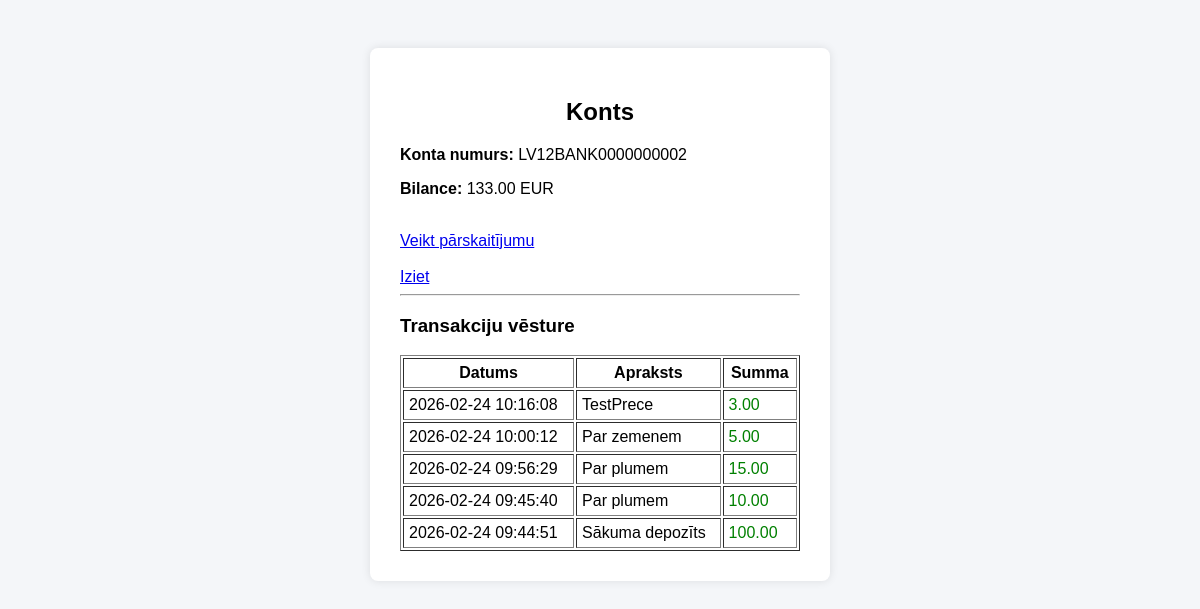
The app's page /dashboard.php (signed in) with its own data.
### tables this page shows
CREATE TABLE `users` (
  `id` int(11) NOT NULL,
  `email` varchar(100) DEFAULT NULL,
  `password` varchar(255) DEFAULT NULL,
  `account_number` varchar(50) DEFAULT NULL
);

CREATE TABLE `transactions` (
  `id` int(11) NOT NULL,
  `user_id` int(11) DEFAULT NULL,
  `amount` decimal(10,2) DEFAULT NULL,
  `description` varchar(255) DEFAULT NULL,
  `created_at` timestamp NOT NULL DEFAULT CURRENT_TIMESTAMP
);

### dashboard.php (the view, shortened to what this page needs)
<?php
require "config.php";
$user_id = $_SESSION['user_id'];
$stmt = $conn->prepare("SELECT account_number FROM users WHERE id = ?");
$stmt->execute([$user_id]);
$user = $stmt->fetch();
$account_number = $user['account_number'];
$stmt = $conn->prepare("SELECT SUM(amount) as balance FROM transactions WHERE user_id = ?");
$stmt->execute([$user_id]);
$result = $stmt->fetch();
$balance = $result['balance'] ?? 0;
$stmt = $conn->prepare("SELECT * FROM transactions WHERE user_id = ? ORDER BY created_at DESC");
$stmt->execute([$user_id]);
$transactions = $stmt->fetchAll();
?>
<!DOCTYPE html>
<html>
<head>
    <link rel="stylesheet" href="css/style.css">
</head>
<body>
<div class="container">
    <h2>Konts</h2>
    <p><strong>Konta numurs:</strong> <?= $account_number ?></p>
    <p><strong>Bilance:</strong> <?= number_format($balance, 2) ?> EUR</p>
    <br>
    <a href="transfer.php">Veikt pārskaitījumu</a><br><br>
    <a href="logout.php">Iziet</a>
    <hr>
    <h3>Transakciju vēsture</h3>
    <table border="1" width="100%" cellpadding="5">
        <tr>
            <th>Datums</th>
            <th>Apraksts</th>
            <th>Summa</th>
        </tr>
        <?php foreach ($transactions as $t): ?>
        <tr>
            <td><?= $t['created_at'] ?></td>
            <td><?= htmlspecialchars($t['description']) ?></td>
            <td style="color: <?= $t['amount'] < 0 ? 'red' : 'green' ?>;">
                <?= number_format($t['amount'], 2) ?>
            </td>
        </tr>
        <?php endforeach; ?>
    </table>
</div>
</body>
</html>

### css/style.css (style rules this page uses)
body { font-family: Arial, sans-serif; background: #f4f6f9; padding: 40px; }
.container { background: white; padding: 30px; max-width: 400px; margin: auto; border-radius: 8px; box-shadow: 0 0 10px rgba(0,0,0,0.1); }
h2 { text-align: center; }

### records on screen
users: account_number "LV12BANK0000000002"
transactions: created_at "2026-02-24 10:16:08", description "TestPrece", amount "3.00"
transactions: created_at "2026-02-24 10:00:12", description "Par zemenem", amount "5.00"
transactions: created_at "2026-02-24 09:56:29", description "Par plumem", amount "15.00"
transactions: created_at "2026-02-24 09:45:40", description "Par plumem", amount "10.00"
transactions: created_at "2026-02-24 09:44:51", description "Sākuma depozīts", amount "100.00"

### other values on screen
$balance "133.00"
